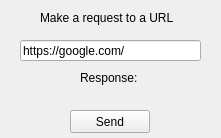
<?xml version="1.0" encoding="UTF-8"?>
<ui version="4.0">
 <class>Query</class>
 <widget class="QWidget" name="Query">
  <property name="geometry">
   <rect>
    <x>0</x>
    <y>0</y>
    <width>221</width>
    <height>138</height>
   </rect>
  </property>
  <property name="windowTitle">
   <string>Query</string>
  </property>
  <widget class="QLineEdit" name="URL">
   <property name="geometry">
    <rect>
     <x>20</x>
     <y>40</y>
     <width>181</width>
     <height>21</height>
    </rect>
   </property>
   <property name="text">
    <string>https://google.com/</string>
   </property>
  </widget>
  <widget class="QLabel" name="label">
   <property name="geometry">
    <rect>
     <x>40</x>
     <y>10</y>
     <width>181</width>
     <height>16</height>
    </rect>
   </property>
   <property name="text">
    <string>Make a request to a URL</string>
   </property>
  </widget>
  <widget class="QPushButton" name="SendButton">
   <property name="geometry">
    <rect>
     <x>70</x>
     <y>110</y>
     <width>80</width>
     <height>23</height>
    </rect>
   </property>
   <property name="text">
    <string>Send</string>
   </property>
  </widget>
  <widget class="QLabel" name="label_2">
   <property name="geometry">
    <rect>
     <x>80</x>
     <y>70</y>
     <width>61</width>
     <height>16</height>
    </rect>
   </property>
   <property name="text">
    <string>Response: </string>
   </property>
  </widget>
  <widget class="QLabel" name="ResponseContainer">
   <property name="geometry">
    <rect>
     <x>80</x>
     <y>90</y>
     <width>61</width>
     <height>16</height>
    </rect>
   </property>
   <property name="text">
    <string/>
   </property>
  </widget>
  <widget class="QLabel" name="ResponseCode">
   <property name="geometry">
    <rect>
     <x>79</x>
     <y>90</y>
     <width>58</width>
     <height>15</height>
    </rect>
   </property>
   <property name="text">
    <string/>
   </property>
   <property name="alignment">
    <set>Qt::AlignCenter</set>
   </property>
  </widget>
 </widget>
 <resources/>
 <connections>
  <connection>
   <sender>SendButton</sender>
   <signal>clicked()</signal>
   <receiver>Query</receiver>
   <slot>sendRequest()</slot>
   <hints>
    <hint type="sourcelabel">
     <x>114</x>
     <y>127</y>
    </hint>
    <hint type="destinationlabel">
     <x>170</x>
     <y>92</y>
    </hint>
   </hints>
  </connection>
 </connections>
 <slots>
  <slot>sendRequest()</slot>
 </slots>
</ui>
